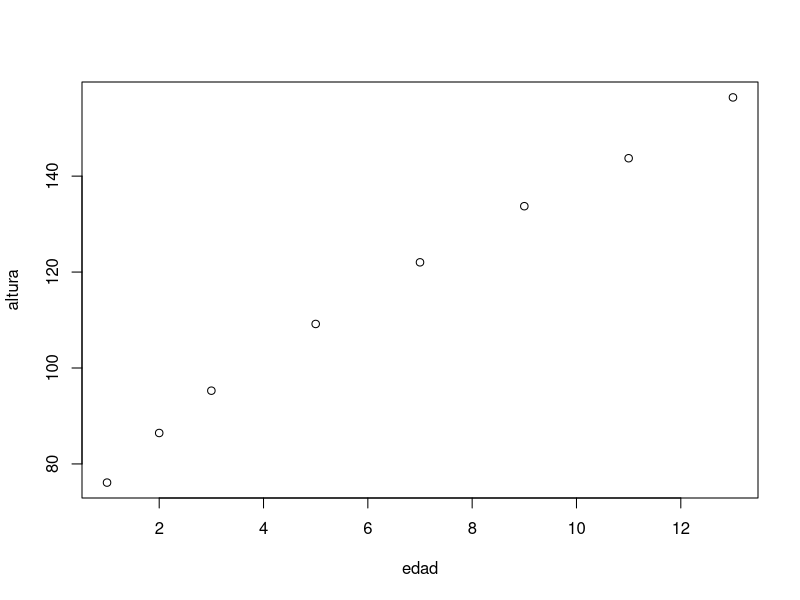
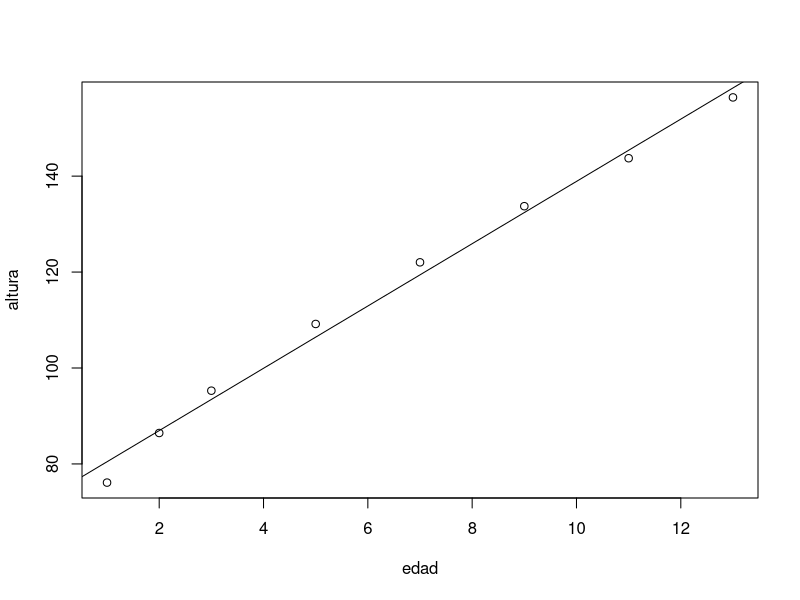

Generate these figures, in order, with R: (Note: this script raises an error after producing the figures.)
## ---- chunk 1
edad=c(1,2,3,5,7,9,11,13)
altura=c(76.11,86.45,95.27,109.18,122.03,133.73,143.73,156.41)
df_aux=cbind(edad,altura)
## ---- chunk 2
knitr::kable(df_aux, 
             caption ='Alturas medias de niños por edad.', booktabs = FALSE,col.names=c("edad (años)","altura (cm)"))
## ---- chunk 3
edad=c(1,2,3,5,7,9,11,13)
altura=c(76.11,86.45,95.27,109.18,122.03,133.73,143.73,156.41)
edad
altura
## ---- chunk 4
datos1=data.frame(edad,altura)
datos1
## ---- chunk 5
plot(datos1)
## ---- chunk 6
lm(altura~edad, data=datos1)
## ---- chunk 7
plot(datos1)
abline(lm(altura~edad, data=datos1))
## ---- chunk 8
summary(lm(altura~edad, data=datos1))
## ---- chunk 9
summary(lm(altura~edad, data=datos1))$r.squared
## ---- chunk 10
datos1$edad
## ---- chunk 11
knitr::include_graphics("images/pearson.png")
## ---- chunk 12
knitr::include_graphics("images/guardpearson.jpg")
## ---- chunk 13
df_pearson=read.table("pearson.txt", header=TRUE)
## ---- chunk 14
str(df_pearson)
head(df_pearson)
## ---- chunk 15
par(mfrow=c(1,2))# dos dibujos en linea
plot(df_pearson)
lm(Hijos~Padres, data=df_pearson)
summary(lm(Hijos~Padres, data=df_pearson))$r.squared
plot(df_pearson)
abline(lm(Hijos~Padres, data=df_pearson))
par(mfrow=c(1,1))# volvemos a un dibujos en linea
## ---- chunk 16
df=data.frame(c( 1.2 , 3.6 , 12 , 33),c( 19 , 36 , 60 , 84))
knitr::kable(df,caption = "Porcentajes de inhibición de un cierto proceso bioquímico en presencia de serotonina.", booktabs = TRUE,col.names=c("serotonina (ng)","inhibición (%)"))
## ---- chunk 17
inh=c(19,36,60,84)
ser=c(1.2,3.6,12,33)
plot(inh,ser)
## ---- chunk 18
plot(inh, ser, log="y")
## ---- chunk 19
log10(ser)
lm(log10(ser)~inh)
summary(lm(log10(ser)~inh))$r.squared
## ---- chunk 20
plot(inh, ser)
curve(0.52*1.052^x, add=TRUE)
## ---- chunk 21
df_aux=cbind(c(1981:1992),c(97,709, 2698, 6928 , 15242 , 29944 , 52902 , 83903,120612 , 161711 , 206247 , 257085 ))
## ---- chunk 22
knitr::kable(df_aux,caption = "Números acumulados anuales de casos de SIDA en los Estados Unidos, 1981 a 1992.", booktabs = FALSE,col.names=c("año","casos"))
## ---- chunk 23
tiempo=1:12
SIDA_acum=c(97,709,2698,6928,15242,29944,52902,83903,120612,
  161711,206247,257085)
df_SIDA=data.frame(tiempo, SIDA_acum)
## ---- chunk 24
par(mfrow=c(1,3))
plot(df_SIDA)
plot(df_SIDA, log="y")
plot(df_SIDA, log="xy")
#knitr::include_graphics(c("images/regr4.png","images/regr45.png","images/regr46.png"))
## ---- chunk 25
df.aux=cbind(c(0.1 , 1 , 5 , 10 , 100),c( 3 , 6 , 9 , 11 , 20 ))
## ---- chunk 26
knitr::kable(
df.aux,
  caption = 'Cantidades de feromona empleadas en trampas y números de machos atrapados.', booktabs = FALSE,col.names=c("$x$","$N$"))
